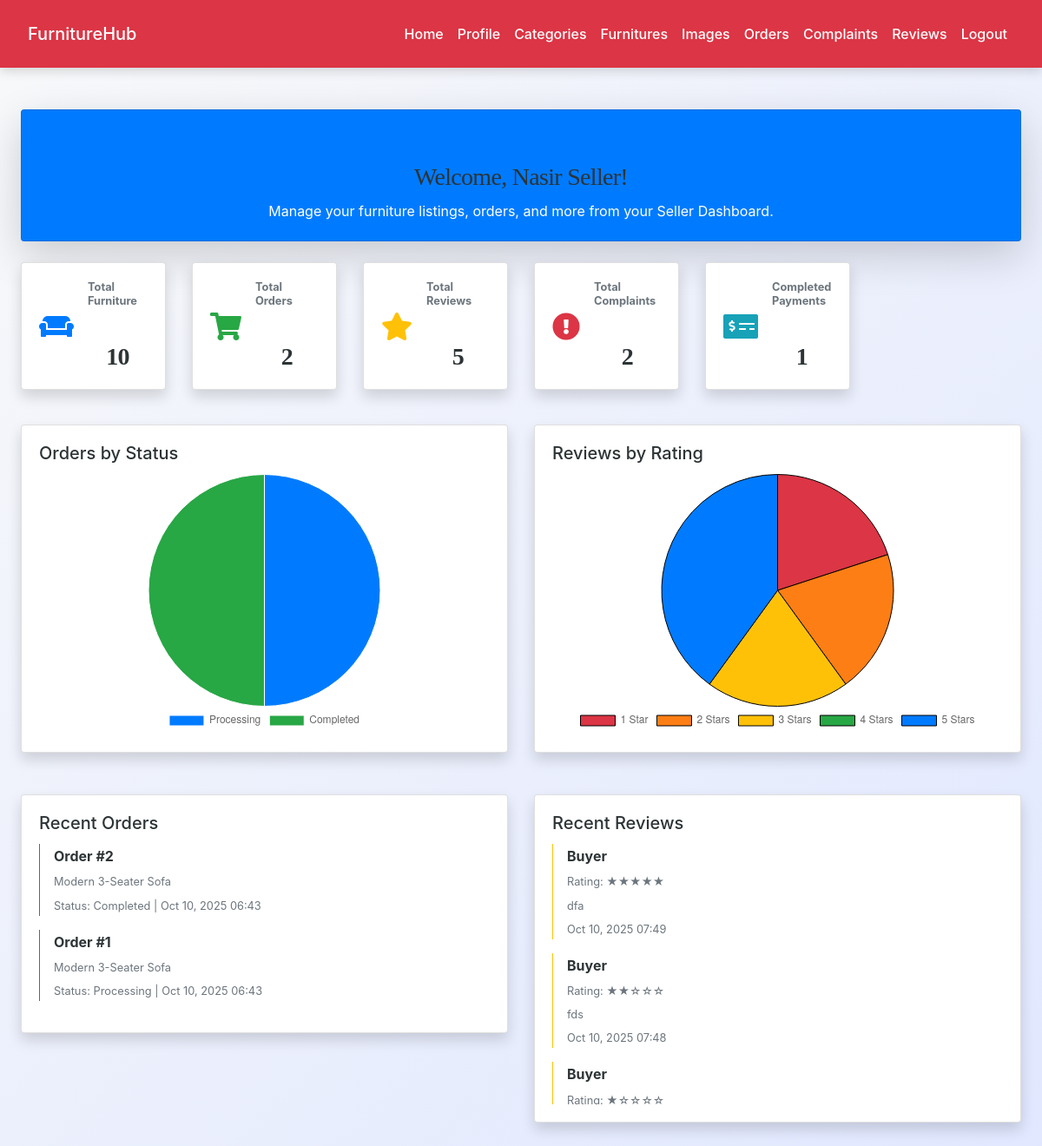
Screenshot of /seller/dashboard.php (signed in) with the database file from the repository.
### tables this page shows
CREATE TABLE `orders` (
  `order_id` int(11) NOT NULL,
  `buyer_id` int(11) NOT NULL,
  `furniture_id` int(11) NOT NULL,
  `seller_id` int(11) NOT NULL,
  `order_status` enum('pending','processing','shipped','completed','cancelled') DEFAULT 'pending',
  `order_date` timestamp NOT NULL DEFAULT current_timestamp(),
  `delivery_address` text NOT NULL,
  `payment_method` enum('cod','online') NOT NULL,
  `payment_status` enum('pending','completed') DEFAULT 'pending'
);

CREATE TABLE `furniture` (
  `furniture_id` int(11) NOT NULL,
  `id` int(11) NOT NULL,
  `category_id` int(11) NOT NULL,
  `title` varchar(100) NOT NULL,
  `description` text NOT NULL,
  `price` decimal(10,2) NOT NULL,
  `condition` enum('new','like_new','good','fair','poor') NOT NULL,
  `location` varchar(100) DEFAULT NULL,
  `status` enum('available','sold','blocked') DEFAULT 'available',
  `created_at` timestamp NOT NULL DEFAULT current_timestamp(),
  `updated_at` timestamp NOT NULL DEFAULT current_timestamp() ON UPDATE current_timestamp()
);

CREATE TABLE `reviews` (
  `review_id` int(11) NOT NULL,
  `furniture_id` int(11) NOT NULL,
  `buyer_id` int(11) NOT NULL,
  `seller_id` int(11) NOT NULL,
  `rating` int(11) DEFAULT NULL CHECK (`rating` >= 1 and `rating` <= 5),
  `review_text` text DEFAULT NULL,
  `created_at` timestamp NOT NULL DEFAULT current_timestamp()
);

CREATE TABLE `users` (
  `id` int(11) NOT NULL,
  `full_name` varchar(100) NOT NULL,
  `email` varchar(100) NOT NULL,
  `password` varchar(255) NOT NULL,
  `phone` varchar(20) DEFAULT NULL,
  `address` text DEFAULT NULL,
  `city` varchar(50) DEFAULT NULL,
  `state` varchar(50) DEFAULT NULL,
  `country` varchar(50) DEFAULT NULL,
  `role` enum('buyer','seller') DEFAULT 'buyer',
  `status` enum('active','blocked','pending') DEFAULT 'active',
  `upload_status` enum('active','blocked') DEFAULT 'active',
  `profile_image` varchar(255) DEFAULT NULL,
  `created_at` timestamp NOT NULL DEFAULT current_timestamp()
);

### seller/dashboard.php (the view, shortened to what this page needs)
<?php
include('config.php');
$user_id = $_SESSION["id"];
$total_furniture = $conn->query("SELECT COUNT(*) AS total FROM furniture WHERE id = $user_id")->fetch_assoc()['total'];
$total_orders = $conn->query("SELECT COUNT(*) AS total FROM orders WHERE seller_id = $user_id")->fetch_assoc()['total'];
$total_reviews = $conn->query("SELECT COUNT(*) AS total FROM reviews WHERE seller_id = $user_id")->fetch_assoc()['total'];
$total_complaints = $conn->query("SELECT COUNT(*) AS total FROM complaints WHERE user_id = $user_id")->fetch_assoc()['total'];
$completed_payments = $conn->query("SELECT COUNT(*) AS total FROM payments p JOIN orders o ON p.order_id = o.order_id WHERE o.seller_id = $user_id")->fetch_assoc()['total'];
$orders_by_status = $conn->query("SELECT order_status, COUNT(*) as count FROM orders WHERE seller_id = $user_id GROUP BY order_status");
$orders_status_data = [];
$orders_status_labels = [];
while ($row = $orders_by_status->fetch_assoc()) {
    $orders_status_labels[] = ucfirst($row['order_status']);
    $orders_status_data[] = $row['count'];
}
$reviews_by_rating = $conn->query("SELECT rating, COUNT(*) as count FROM reviews WHERE seller_id = $user_id GROUP BY rating");
$reviews_rating_data = array_fill(1, 5, 0);
while ($row = $reviews_by_rating->fetch_assoc()) {
    $reviews_rating_data[$row['rating']] = $row['count'];
}
$recent_orders = $conn->query("
    SELECT o.order_id, o.order_status, o.order_date, f.title
    FROM orders o
    JOIN furniture f ON o.furniture_id = f.furniture_id
    WHERE o.seller_id = $user_id
    ORDER BY o.order_date DESC
    LIMIT 5
");
$recent_reviews = $conn->query("
    SELECT r.rating, r.review_text, r.created_at, u.full_name
    FROM reviews r
    JOIN users u ON r.buyer_id = u.id
    WHERE r.seller_id = $user_id
    ORDER BY r.created_at DESC
    LIMIT 5
");
?>
<!DOCTYPE html>
<html lang="en">
<head>
    <link rel="stylesheet" href="https://cdn.jsdelivr.net/npm/bootstrap@4.5.2/dist/css/bootstrap.min.css">
    <link rel="stylesheet" href="https://cdnjs.cloudflare.com/ajax/libs/font-awesome/5.15.4/css/all.min.css">
    <link rel="stylesheet" href="../css/style.css">
</head>
<body class="bg-light font-sans">
<?php include('navbar.php'); ?>
<div class="container py-5">
    <div class="card text-white bg-primary mb-4 shadow-lg">
        <div class="card-body text-center">
            <h1 class="card-title h3 mb-2">Welcome, <?php echo htmlspecialchars($_SESSION["name"] ?? 'User'); ?>!</h1>
            <p class="card-text">Manage your furniture listings, orders, and more from your Seller Dashboard.</p>
        </div>
    </div>
    <div class="row mb-4">
        <div class="col-md-4 col-lg-2 mb-3">
            <div class="card card-hover shadow">
                <div class="card-body d-flex align-items-center">
                    <i class="fas fa-couch text-primary fa-2x mr-3"></i>
                    <div>
                        <h5 class="card-title text-muted small font-weight-bold">Total Furniture</h5>
                        <h3 class="card-text font-weight-bold"><?php echo $total_furniture; ?></h3>
                    </div>
                </div>
            </div>
        </div>
        <div class="col-md-4 col-lg-2 mb-3">
            <div class="card card-hover shadow">
                <div class="card-body d-flex align-items-center">
                    <i class="fas fa-shopping-cart text-success fa-2x mr-3"></i>
                    <div>
                        <h5 class="card-title text-muted small font-weight-bold">Total Orders</h5>
                        <h3 class="card-text font-weight-bold"><?php echo $total_orders; ?></h3>
                    </div>
                </div>
            </div>
        </div>
        <div class="col-md-4 col-lg-2 mb-3">
            <div class="card card-hover shadow">
                <div class="card-body d-flex align-items-center">
                    <i class="fas fa-star text-warning fa-2x mr-3"></i>
                    <div>
                        <h5 class="card-title text-muted small font-weight-bold">Total Reviews</h5>
                        <h3 class="card-text font-weight-bold"><?php echo $total_reviews; ?></h3>
                    </div>
                </div>
            </div>
        </div>
        <div class="col-md-4 col-lg-2 mb-3">
            <div class="card card-hover shadow">
                <div class="card-body d-flex align-items-center">
                    <i class="fas fa-exclamation-circle text-danger fa-2x mr-3"></i>
                    <div>
                        <h5 class="card-title text-muted small font-weight-bold">Total Complaints</h5>
                        <h3 class="card-text font-weight-bold"><?php echo $total_complaints; ?></h3>
                    </div>
                </div>
            </div>
        </div>
        <div class="col-md-4 col-lg-2 mb-3">
            <div class="card card-hover shadow">
                <div class="card-body d-flex align-items-center">
                    <i class="fas fa-money-check-alt text-info fa-2x mr-3"></i>
                    <div>
                        <h5 class="card-title text-muted small font-weight-bold">Completed Payments</h5>
                        <h3 class="card-text font-weight-bold"><?php echo $completed_payments; ?></h3>
                    </div>
                </div>
            </div>
        </div>
    </div>
    <div class="row mb-4">
        <div class="col-lg-6 mb-4">
            <div class="card shadow">
                <div class="card-body">
                    <h5 class="card-title">Orders by Status</h5>
                    <div class="chart-container">
                        <canvas id="ordersChart"></canvas>
                    </div>
                </div>
            </div>
        </div>
        <div class="col-lg-6 mb-4">
            <div class="card shadow">
                <div class="card-body">
                    <h5 class="card-title">Reviews by Rating</h5>
                    <div class="chart-container">
                        <canvas id="reviewsChart"></canvas>
                    </div>
                </div>
            </div>
        </div>
    </div>
    <div class="row">
        <div class="col-lg-6 mb-4">
            <div class="card shadow">
                <div class="card-body">
                    <h5 class="card-title">Recent Orders</h5>
                    <div class="recent-actions">
                        <?php if ($recent_orders->num_rows > 0): ?>
                            <ul class="list-unstyled">
                                <?php while ($row = $recent_orders->fetch_assoc()): ?>
                                    <li class="border-left border-primary pl-3 mb-3">
                                        <p class="font-weight-bold mb-1">Order #<?php echo $row['order_id']; ?></p>
                                        <p class="small text-muted mb-1"><?php echo htmlspecialchars($row['title']); ?></p>
                                        <p class="small text-muted">Status: <span class="font-weight-medium"><?php echo ucfirst($row['order_status']); ?></span> | <?php echo date('M d, Y H:i', strtotime($row['order_date'])); ?></p>
                                    </li>
                                <?php endwhile; ?>
                            </ul>
                        <?php else: ?>
                            <p class="text-muted">No recent orders.</p>
                        <?php endif; ?>
                    </div>
                </div>
            </div>
        </div>
        <div class="col-lg-6 mb-4">
            <div class="card shadow">
                <div class="card-body">
                    <h5 class="card-title">Recent Reviews</h5>
                    <div class="recent-actions">
                        <?php if ($recent_reviews->num_rows > 0): ?>
                            <ul class="list-unstyled">
                                <?php while ($row = $recent_reviews->fetch_assoc()): ?>
                                    <li class="border-left border-warning pl-3 mb-3">
                                        <p class="font-weight-bold mb-1"><?php echo htmlspecialchars($row['full_name']); ?></p>
                                        <p class="small text-muted mb-1">Rating: <?php echo str_repeat('★', $row['rating']) . str_repeat('☆', 5 - $row['rating']); ?></p>
                                        <p class="small text-muted mb-1"><?php echo htmlspecialchars($row['review_text'] ?? 'No comment'); ?></p>
                                        <p class="small text-muted"><?php echo date('M d, Y H:i', strtotime($row['created_at'])); ?></p>
                                    </li>
                                <?php endwhile; ?>
                            </ul>
                        <?php else: ?>
                            <p class="text-muted">No recent reviews.</p>
                        <?php endif; ?>
                    </div>
                </div>
            </div>
        </div>
    </div>
</div>
<script>
    // Orders by Status Chart
    const ordersChart = document.getElementById('ordersChart').getContext('2d');
    new Chart(ordersChart, {
        type: 'pie',
        data: {
            labels: <?php echo json_encode($orders_status_labels); ?>,
            datasets: [{
                data: <?php echo json_encode($orders_status_data); ?>,
                backgroundColor: ['#007bff', '#28a745', '#ffc107', '#dc3545', '#17a2b8'],
                borderWidth: 1
            }]
        },
        options: {
            responsive: true,
            maintainAspectRatio: false,
            plugins: {
                legend: { position: 'bottom', labels: { font: { size: 12 } } }
            }
        }
    });
    // Reviews by Rating Chart
    const reviewsChart = document.getElementById('reviewsChart').getContext('2d');
    new Chart(reviewsChart, {
        type: 'pie',
        data: {
            labels: ['1 Star', '2 Stars', '3 Stars', '4 Stars', '5 Stars'],
            datasets: [{
                label: 'Reviews',
                data: <?php echo json_encode(array_values($reviews_rating_data)); ?>,
                backgroundColor: ['#dc3545', '#fd7e14', '#ffc107', '#28a745', '#007bff'],
                borderColor: '#000000ff',
                borderWidth: 1
            }]
        },
        options: {
            responsive: true,
            maintainAspectRatio: false,
            plugins: {
                legend: { position: 'bottom', labels: { font: { size: 12 } } }
            }
        }
    });
</script>
</body>
</html>

### css/style.css (style rules this page uses)
:root { --primary: #007bff; --secondary: #6c757d; --success: #28a745; --info: #17a2b8; --warning: #ffc107; --danger: #dc3545; --light: #f8f9fa; --dark: #2d3436; --accent: #ff6f61; --highlight: #6f42c1; --shadow: rgba(0, 0, 0, 0.15); --transition: all 0.3s ease-in-out; }
body { font-family: 'Inter', 'Segoe UI', Tahoma, Geneva, Verdana, sans-serif; background: linear-gradient(135deg, var(--light) 0%, #e0e7ff 100%); color: var(--dark); line-height: 1.8; margin: 0; padding: 0; min-height: 100vh; font-size: 16px; }
h1, h2, h3, h4 { text-align: center; margin: 2.5rem 0; font-family: 'Georgia', 'Times New Roman', serif; color: var(--dark); font-weight: 700; letter-spacing: -0.025em; }
h1 { font-size: 2.5rem; }
h3 { font-size: 1.75rem; }
.container { max-width: 1200px; margin: 0 auto 3rem; padding: 0 1.5rem; }

### seller/dashboard.php (style rules this page uses)
.card-hover { transition: transform 0.3s ease, box-shadow 0.3s ease; }
.recent-actions { max-height: 300px; overflow-y: auto; }
.chart-container { position: relative; height: 300px; }

### rows the page displays
orders: order_id "2", furniture.title "Modern 3-Seater Sofa", order_status "Completed", order_date "Oct 10, 2025 06:43"
orders: order_id "1", furniture.title "Modern 3-Seater Sofa", order_status "Processing", order_date "Oct 10, 2025 06:43"
reviews: buyer.full_name "Buyer", rating "★★★★★", review_text "dfa", created_at "Oct 10, 2025 07:49"
reviews: buyer.full_name "Buyer", rating "★★", rating "☆☆☆", review_text "fds", created_at "Oct 10, 2025 07:48"
reviews: buyer.full_name "Buyer", rating "★", rating "☆☆☆☆"

### other values shown
$_SESSION["name"] "Nasir Seller"
$total_furniture "10"
$total_orders "2"
$total_reviews "5"
$total_complaints "2"
$completed_payments "1"
chart data {{ json_encode($orders_status_data) }} ["1","1"]
chart data {{ json_encode(array_values($reviews_rating_data)) }} ["1","1","1",0,"2"]
